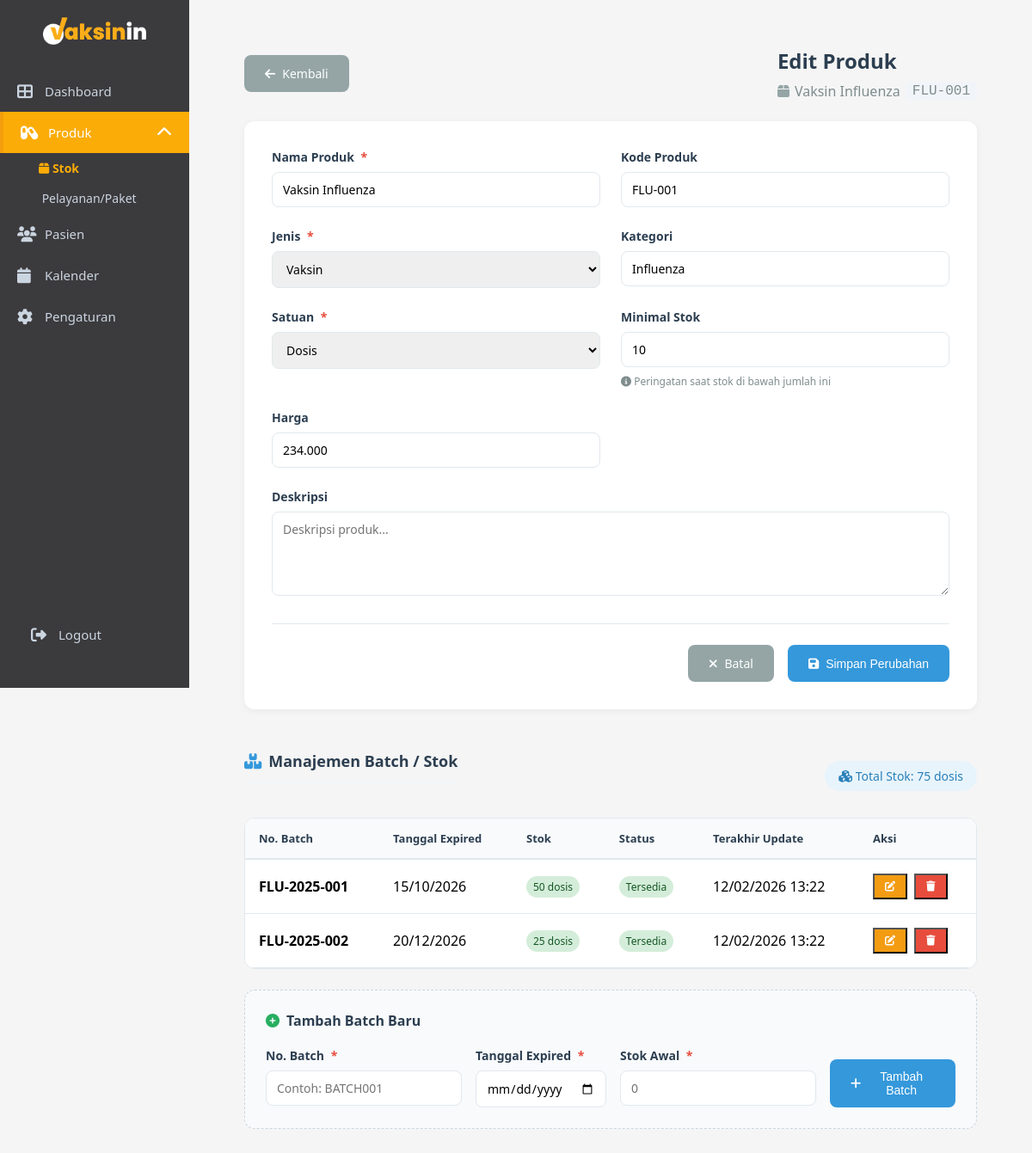
/admin/edit_product.php?id=1, run on an earlier commit of the app's database.
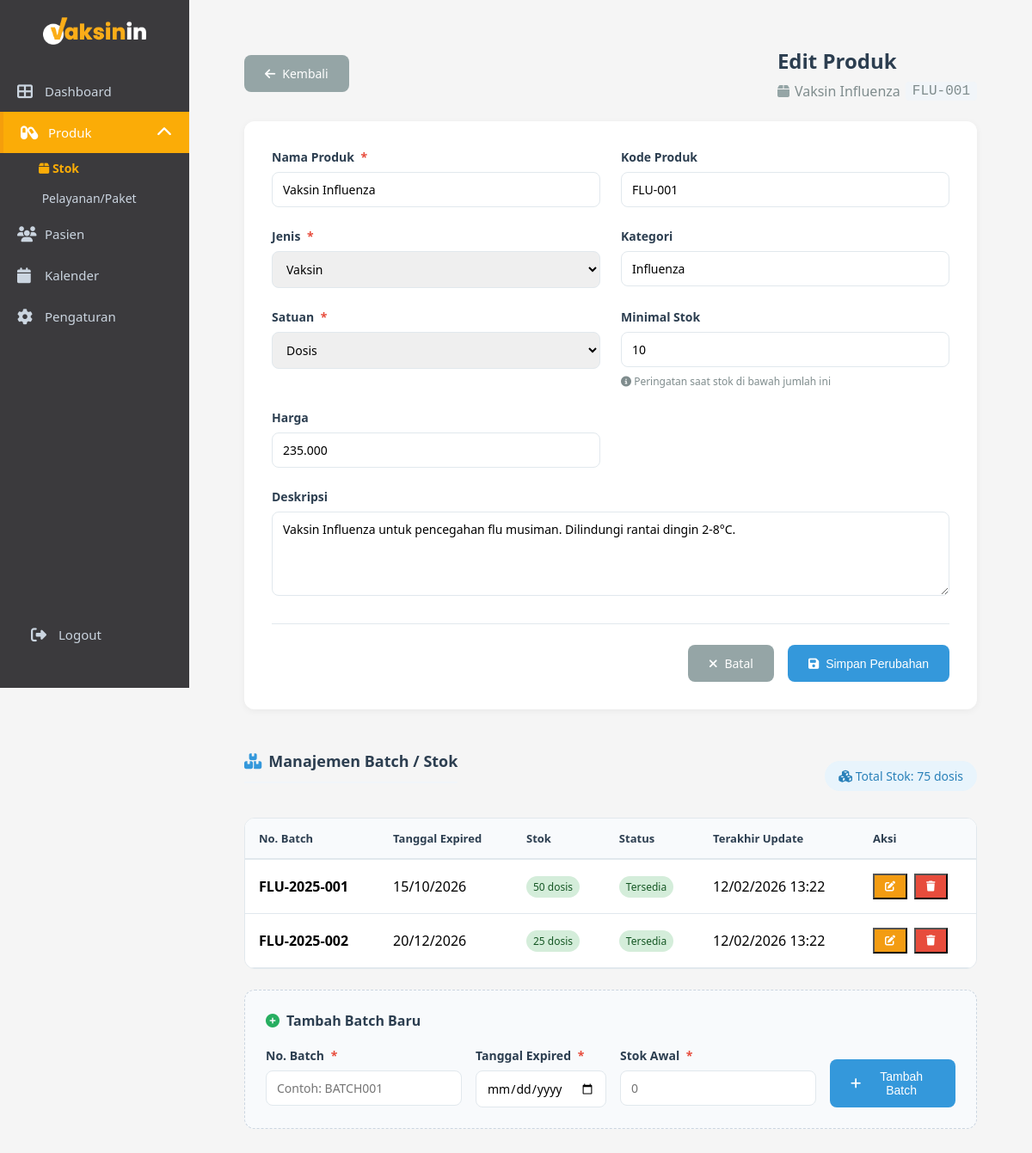
And on a later commit of the database.
### tables this page shows
CREATE TABLE `products` (
  `id` int NOT NULL,
  `kode_produk` varchar(50) DEFAULT NULL,
  `nama_produk` varchar(255) NOT NULL,
  `kategori` varchar(100) DEFAULT NULL,
  `jenis` varchar(50) DEFAULT NULL,
  `deskripsi` text,
  `satuan` varchar(20) DEFAULT 'dosis',
  `harga` int DEFAULT '0',
  `minimal_stok` int DEFAULT '10',
  `created_at` timestamp NULL DEFAULT CURRENT_TIMESTAMP,
  `updated_at` timestamp NULL DEFAULT CURRENT_TIMESTAMP ON UPDATE CURRENT_TIMESTAMP
);

### admin/edit_product.php (the view, shortened to what the changed rows need)
<?php
include "../config.php";
$product_id = $_GET['id'];
$sql = "SELECT * FROM products WHERE id = ?";
$stmt = $conn->prepare($sql);
$stmt->bind_param('i', $product_id);
$stmt->execute();
$product = $stmt->get_result()->fetch_assoc();
$sql_batch = "SELECT * FROM product_stock WHERE product_id = ? ORDER BY expired_date ASC";
$stmt_batch = $conn->prepare($sql_batch);
$stmt_batch->bind_param('i', $product_id);
$stmt_batch->execute();
$batches = $stmt_batch->get_result();
?>
<!DOCTYPE html>
<html lang="id">
<head>
    <link rel="stylesheet" href="css/admin.css">
    <link rel="stylesheet" href="css/sidebar-toggle.css">
    <link rel="stylesheet" href="css/product-form.css">
    <link rel="stylesheet" href="https://cdnjs.cloudflare.com/ajax/libs/font-awesome/6.4.0/css/all.min.css">
</head>
<body>
    <div class="main-content">
        <div class="product-container">
            <div class="product-header-wrapper">
                <div class="product-title-section">
                    <h1>Edit Produk</h1>
                    <p class="product-subtitle">
                        <i class="fas fa-box"></i>
                        <?= htmlspecialchars($product['nama_produk']) ?>
                        <?php if (!empty($product['kode_produk'])): ?>
                            <span class="product-code"><?= htmlspecialchars($product['kode_produk']) ?></span>
                        <?php endif; ?>
                    </p>
                </div>
            </div>
            <div class="product-form">
                <form method="POST" action="">
                    <div class="form-grid">
                        <div class="form-group">
                            <label>
                                Nama Produk
                                <span class="required">*</span>
                            </label>
                            <input type="text"
                                   name="nama_produk"
                                   required
                                   value="<?= htmlspecialchars($product['nama_produk']) ?>"
                                   placeholder="Contoh: Vaksin COVID-19">
                        </div>
                        <div class="form-group">
                            <label>Kode Produk</label>
                            <input type="text"
                                   name="kode_produk"
                                   value="<?= htmlspecialchars($product['kode_produk'] ?? '') ?>"
                                   placeholder="Contoh: VXN-001">
                        </div>
                        <div class="form-group">
                            <label>
                                Jenis
                                <span class="required">*</span>
                            </label>
                            <select name="jenis" required>
                                <option value="Vaksin" <?= $product['jenis'] == 'Vaksin' ? 'selected' : '' ?>>Vaksin</option>
                            </select>
                        </div>
                        <div class="form-group">
                            <label>Kategori</label>
                            <input type="text"
                                   name="kategori"
                                   value="<?= htmlspecialchars($product['kategori'] ?? '') ?>"
                                   placeholder="Contoh: Imunisasi Dasar">
                        </div>
                        <div class="form-group">
                            <label>
                                Satuan
                                <span class="required">*</span>
                            </label>
                            <select name="satuan" required>
                                <option value="dosis" <?= ($product['satuan'] ?? '') == 'dosis' ? 'selected' : '' ?>>Dosis</option>
                            </select>
                        </div>
                        <div class="form-group">
                            <label>Minimal Stok</label>
                            <input type="number"
                                   name="minimal_stok"
                                   min="0"
                                   value="<?= htmlspecialchars($product['minimal_stok'] ?? 10) ?>"
                                   placeholder="Contoh: 10">
                            <small style="color: #7f8c8d; font-size: 12px;">
                                <i class="fas fa-info-circle"></i> Peringatan saat stok di bawah jumlah ini
                            </small>
                        </div>
                        <div class="form-group">
                            <label>Harga</label>
                            <input type="text"
                                   name="harga"
                                   id="harga"
                                   value="<?= number_format($product['harga'] ?? 0, 0, ',', '.') ?>"
                                   placeholder="Rp 0"
                                   onkeyup="formatRupiah(this)">
                        </div>
                        <div class="form-group full-width">
                            <label>Deskripsi</label>
                            <textarea name="deskripsi"
                                      rows="4"
                                      placeholder="Deskripsi produk..."><?= htmlspecialchars($product['deskripsi'] ?? '') ?></textarea>
                        </div>
                    </div>
                </form>
            </div>
            <div class="batch-management">
                <div class="batch-header">
                    <h2 class="section-title">
                        <i class="fas fa-boxes"></i> Manajemen Batch / Stok
                    </h2>
                    <span class="badge" style="background: #e8f4fc; color: #2980b9; padding: 8px 16px; border-radius: 20px; font-size: 14px;">
                        <i class="fas fa-cubes"></i> Total Stok:
                        <?php
                            $total_stock = 0;
                            $batches->data_seek(0);
                            while ($batch = $batches->fetch_assoc()) $total_stock += $batch['stock'];
                            $batches->data_seek(0);
                            echo $total_stock . ' ' . htmlspecialchars($product['satuan'] ?? 'unit');
                        ?>
                    </span>
                </div>
                <?php if ($batches && $batches->num_rows > 0): ?>
                    <div class="batch-table-container">
                        <table class="batch-table">
                            <thead>
                                <tr>
                                    <th>No. Batch</th>
                                    <th>Tanggal Expired</th>
                                    <th>Stok</th>
                                    <th>Status</th>
                                    <th>Terakhir Update</th>
                                    <th>Aksi</th>
                                </tr>
                            </thead>
                        </table>
                    </div>
                <?php endif; ?>
            </div>
        </div>
    </div>
</body>
</html>

What changed in the data, as far as the page shows it:
changed products "Vaksin Influenza": harga "234.000" → "235.000"; deskripsi (not shown) → "Vaksin Influenza untuk pencegahan flu musiman. Dilindungi rantai dingin 2-8°C."
